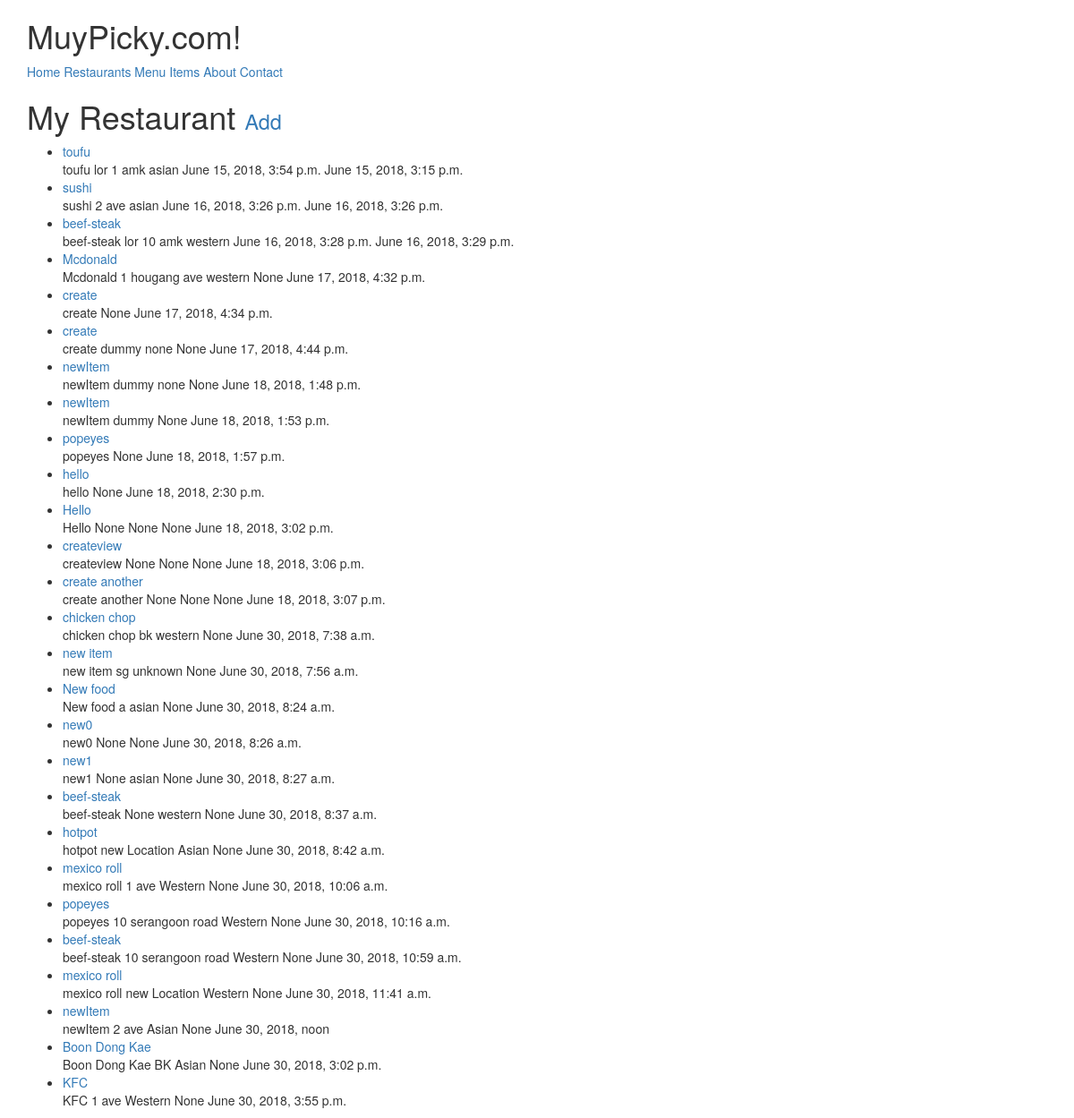
The page /restaurants/ (signed in) on the database its author committed.
### restaurants/models.py (models this page shows, shortened)
class RestaurantLocation(models.Model):
	owner 		= models.ForeignKey(Users) #class_instance.model_set.all()  # Django Models Unleashed JOINCFE.com
	name 		= models.CharField(max_length=120)
	location 	= models.CharField(max_length=120, null=True, blank=True)
	category 	= models.CharField(max_length=120, null=True, blank=True, validators=[validate_category])
	timestamp	= models.DateTimeField(auto_now=False, auto_now_add=False, null=True, blank=True)
	update 		= models.DateTimeField(auto_now_add=True)
	slug		= models.SlugField(null=True, blank=True)
	objects = RestaurantLocationManager() #add Model.objects.all()
	def __str__(self):
		return self.name
	def get_absolute_url(self):
		return reverse('restaurants:detail', kwargs={'slug': self.slug})

### restaurants/views.py (the view)
class RestaurantsListView(LoginRequiredMixin, ListView):
	def get_queryset(self):
		return RestaurantLocation.objects.filter(owner=self.request.user)

### restaurants/models.py (called while the page is built)
	def get_queryset(self):
		return RestaurantLocationQuerySet(self.model,using=self._db)

### restaurants/templates/restaurants/restaurantlocation_list.html (shortened to what this page needs)
{% extends "base.html" %}
{% block content %}
<h1>My Restaurant <small><a href='{% url "restaurants:create" %}'>Add</a></small></h1>
<ul>
	{% for obj in object_list %}
		<li>
			<a href='{{ obj.get_absolute_url }}'/>{{obj}}</a><br/>
			{{ obj.name }} {{ obj.location }} {{ obj.category }} {{ obj.timestamp }} {{ obj.update }}
		</li>
		{% empty %}
		<a href='{% url "restaurants:create" %}'>Add</a>
	{% endfor %}
</ul>
{% endblock content %}

### rows shown on the page
RestaurantLocation: name "toufu", location "lor 1 amk", category "asian", timestamp "June 15, 2018, 3:54 p.m.", update "June 15, 2018, 3:15 p.m."
RestaurantLocation: name "sushi", location "2 ave", category "asian", timestamp "June 16, 2018, 3:26 p.m.", update "June 16, 2018, 3:26 p.m."
RestaurantLocation: name "beef-steak", location "lor 10 amk", category "western", timestamp "June 16, 2018, 3:28 p.m.", update "June 16, 2018, 3:29 p.m."
RestaurantLocation: name "Mcdonald", location "1 hougang ave", category "western", timestamp "None", update "June 17, 2018, 4:32 p.m."
RestaurantLocation: name "create", timestamp "None", update "June 17, 2018, 4:34 p.m."
RestaurantLocation: name "create", location "dummy", category "none", timestamp "None", update "June 17, 2018, 4:44 p.m."
RestaurantLocation: name "newItem", location "dummy", category "none", timestamp "None", update "June 18, 2018, 1:48 p.m."
RestaurantLocation: name "newItem", location "dummy", timestamp "None", update "June 18, 2018, 1:53 p.m."
RestaurantLocation: name "popeyes", timestamp "None", update "June 18, 2018, 1:57 p.m."
RestaurantLocation: name "hello", timestamp "None", update "June 18, 2018, 2:30 p.m."
RestaurantLocation: name "Hello", location "None", category "None", timestamp "None", update "June 18, 2018, 3:02 p.m."
RestaurantLocation: name "createview", location "None", category "None", timestamp "None", update "June 18, 2018, 3:06 p.m."
RestaurantLocation: name "create another", location "None", category "None", timestamp "None", update "June 18, 2018, 3:07 p.m."
RestaurantLocation: name "chicken chop", location "bk", category "western", timestamp "None", update "June 30, 2018, 7:38 a.m."
RestaurantLocation: name "new item", location "sg", category "unknown", timestamp "None", update "June 30, 2018, 7:56 a.m."
RestaurantLocation: name "New food", location "a", category "asian", timestamp "None", update "June 30, 2018, 8:24 a.m."
RestaurantLocation: name "new0", location "None", timestamp "None", update "June 30, 2018, 8:26 a.m."
RestaurantLocation: name "new1", location "None", category "asian", timestamp "None", update "June 30, 2018, 8:27 a.m."
RestaurantLocation: name "beef-steak", location "None", category "western", timestamp "None", update "June 30, 2018, 8:37 a.m."
RestaurantLocation: name "hotpot", location "new Location", category "Asian", timestamp "None", update "June 30, 2018, 8:42 a.m."
RestaurantLocation: name "mexico roll", location "1 ave", category "Western", timestamp "None", update "June 30, 2018, 10:06 a.m."
RestaurantLocation: name "popeyes", location "10 serangoon road", category "Western", timestamp "None", update "June 30, 2018, 10:16 a.m."
RestaurantLocation: name "beef-steak", location "10 serangoon road", category "Western", timestamp "None", update "June 30, 2018, 10:59 a.m."
RestaurantLocation: name "mexico roll", location "new Location", category "Western", timestamp "None", update "June 30, 2018, 11:41 a.m."
RestaurantLocation: name "newItem", location "2 ave", category "Asian", timestamp "None", update "June 30, 2018, noon"
RestaurantLocation: name "Boon Dong Kae", location "BK", category "Asian", timestamp "None", update "June 30, 2018, 3:02 p.m."
RestaurantLocation: name "KFC", location "1 ave", category "Western", timestamp "None", update "June 30, 2018, 3:55 p.m."
